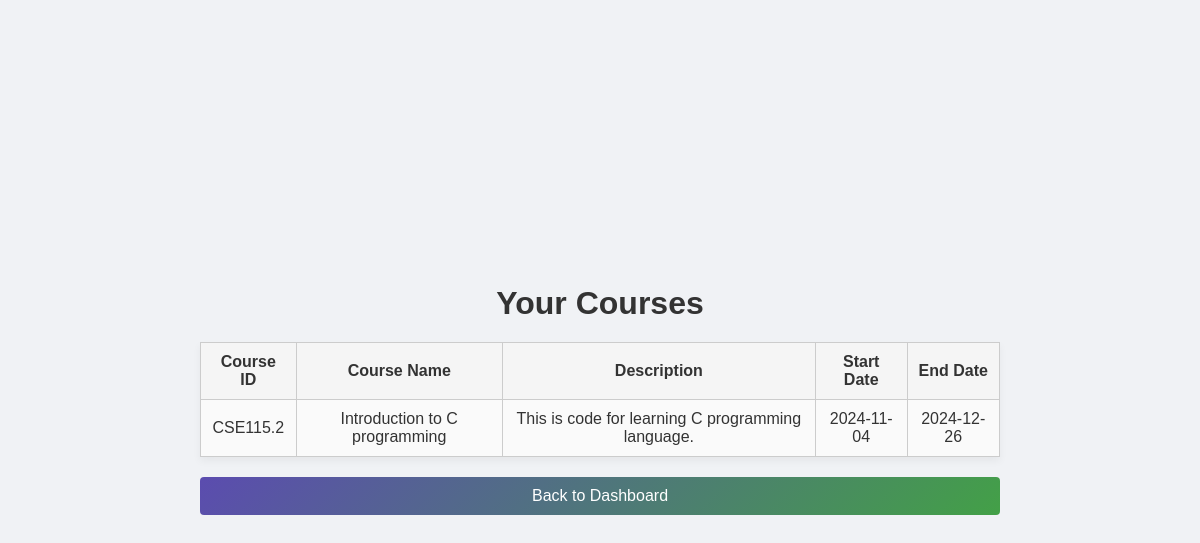
The page /view_course.php (signed in) on the database its author committed.
### tables this page shows
CREATE TABLE `course` (
  `Course_Num` int(20) NOT NULL,
  `Course_ID` varchar(20) NOT NULL,
  `CourseName` varchar(50) DEFAULT NULL,
  `Description` longtext NOT NULL,
  `UserID` varchar(50) NOT NULL,
  `Start_Date` date DEFAULT NULL,
  `End_Date` date NOT NULL
);

### view_course.php (the view, shortened to what this page needs)
<!DOCTYPE html>
<html lang="en">
<head>
    <link rel="stylesheet" href="style.css">
</head>
<body>
    <div style="max-width: 800px; margin: 0 auto; text-align: center;">
        <h1>Your Courses</h1>
        <?php
        $userID = $_SESSION['userID'];
        $conn = new mysqli("localhost", "root", "", "learning_platform");
        $sql = "SELECT * FROM Course WHERE UserID = ?";
        $stmt = $conn->prepare($sql);
        $stmt->bind_param("s", $userID);
        $stmt->execute();
        $result = $stmt->get_result();
        if ($result->num_rows > 0) {
            echo "<table style='width: 100%; border-collapse: collapse; margin-top: 20px;'>
                    <thead>
                        <tr>
                            <th style='border: 1px solid #ccc; padding: 10px;'>Course ID</th>
                            <th style='border: 1px solid #ccc; padding: 10px;'>Course Name</th>
                            <th style='border: 1px solid #ccc; padding: 10px;'>Description</th>
                            <th style='border: 1px solid #ccc; padding: 10px;'>Start Date</th>
                            <th style='border: 1px solid #ccc; padding: 10px;'>End Date</th>
                        </tr>
                    </thead>
                    <tbody>";
            while ($row = $result->fetch_assoc()) {
                echo "<tr>
                        <td style='border: 1px solid #ccc; padding: 10px;'>" . htmlspecialchars($row['Course_ID']) . "</td>
                        <td style='border: 1px solid #ccc; padding: 10px;'>" . htmlspecialchars($row['CourseName']) . "</td>
                        <td style='border: 1px solid #ccc; padding: 10px;'>" . htmlspecialchars($row['Description']) . "</td>
                        <td style='border: 1px solid #ccc; padding: 10px;'>" . htmlspecialchars($row['Start_Date']) . "</td>
                        <td style='border: 1px solid #ccc; padding: 10px;'>" . htmlspecialchars($row['End_Date']) . "</td>
                      </tr>";
            }
            echo "</tbody></table>";
        } else {
            echo "<p style='margin-top: 20px; color: #555;'>No courses found.</p>";
        }
        ?>
        <a href="instructor_dashboard.html"><button style="margin-top: 20px; padding: 10px 20px;">Back to Dashboard</button></a>
    </div>
</body>
</html>

### style.css (style rules this page uses)
* { margin: 0; padding: 0; box-sizing: border-box; font-family: Arial, sans-serif; }
body { display: flex; justify-content: center; align-items: center; min-height: 100vh; background: #f0f2f5; color: #333; }
button { width: 100%; padding: 0.8rem; background: linear-gradient(135deg, #5b4caf, #43A047); color: #fff; border: none; border-radius: 4px; font-size: 1rem; cursor: pointer; transition: background 0.3s ease; }
a { color: #4CAF50; text-decoration: none; }
table { width: 100%; border-collapse: collapse; margin-top: 1rem; box-shadow: 0 4px 8px rgba(0, 0, 0, 0.05); }
th, td { padding: 0.8rem; border: 1px solid #ddd; color: #333; text-align: center; }
th { background-color: #f5f5f5; font-weight: bold; }
td { background-color: #fafafa; }

### rows shown on the page
course: Course_ID "CSE115.2", CourseName "Introduction to C programming", Description "This is code for learning C programming language.", Start_Date "2024-11-04", End_Date "2024-12-26"
